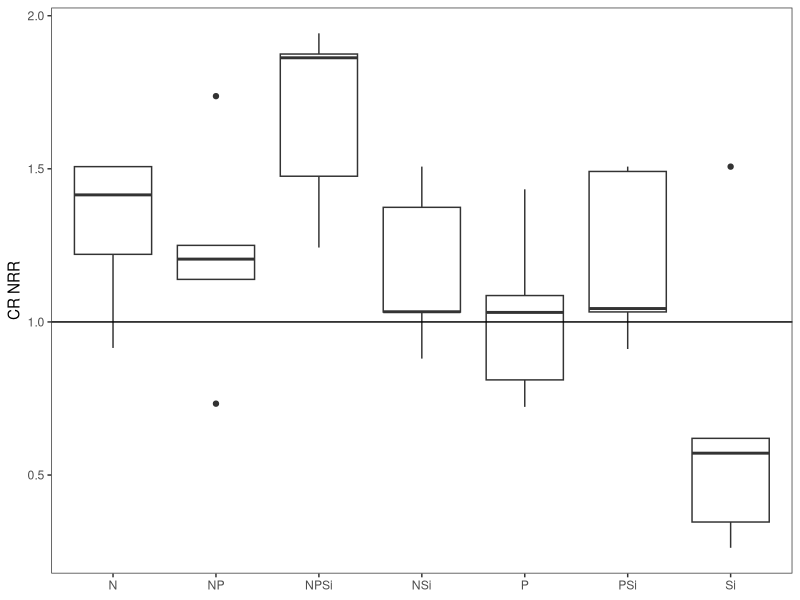
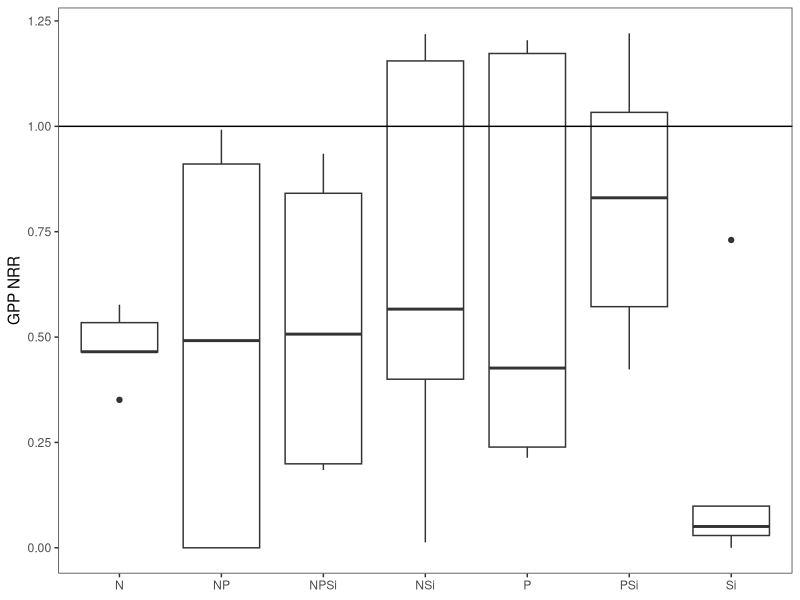
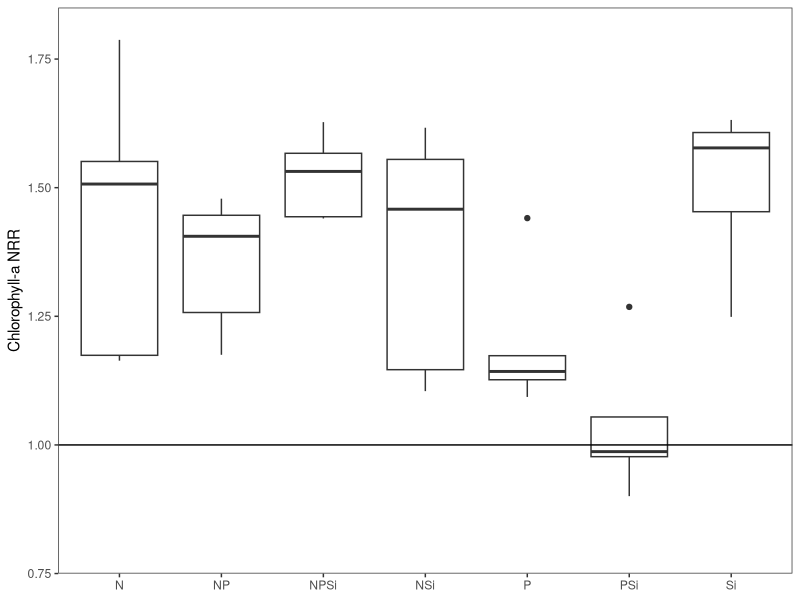
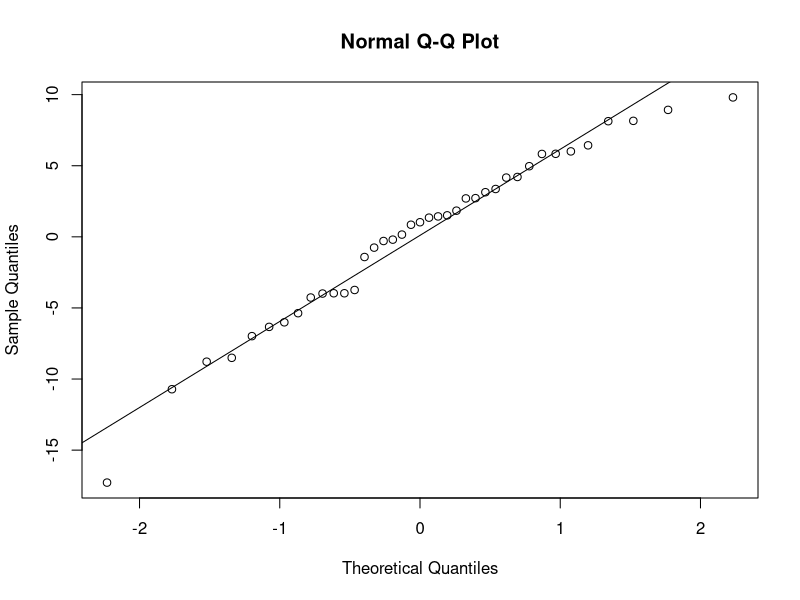
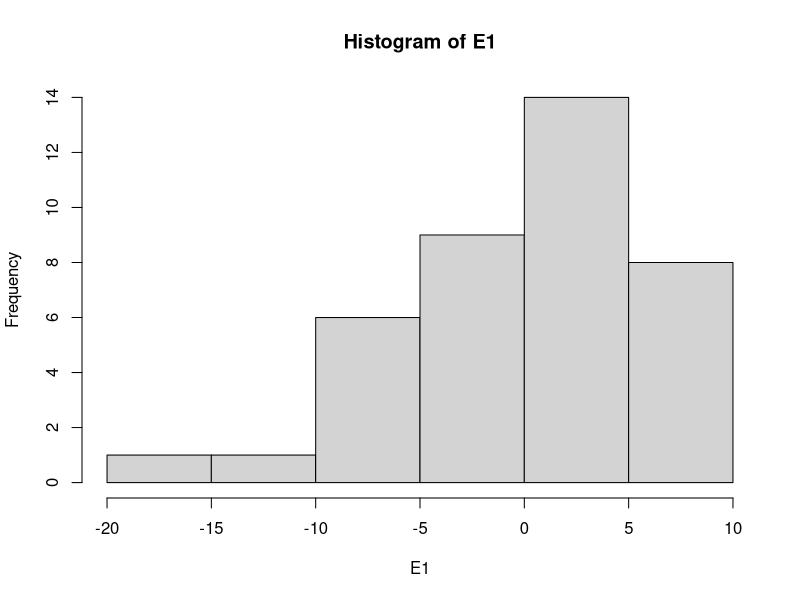
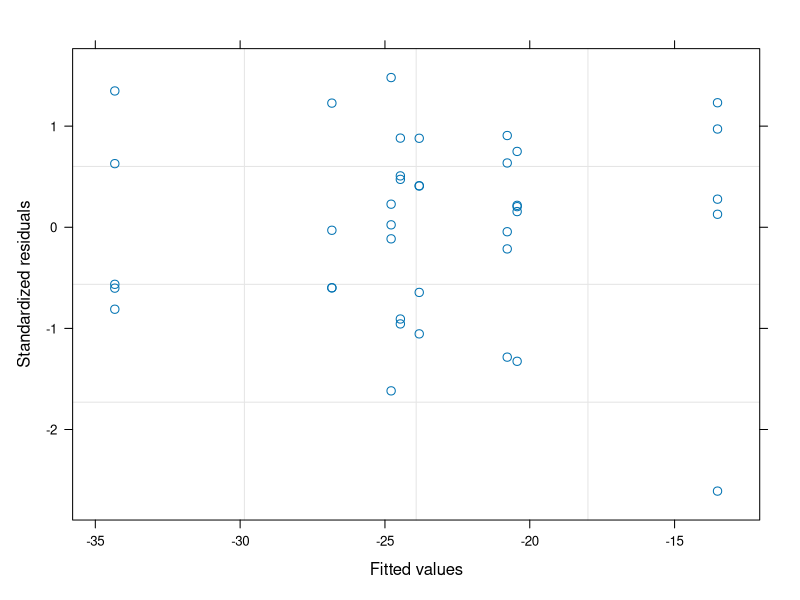

Here is the R script that generated these plots, in order: (Note: this script raises an error after producing the figures.)
#Author:  Clay Arango
#Creation date: 14-Feb-19
#Script to analyze NDS data from Summer 2018 WSB work with S. Roley and A. Alexiades

#packages
install.packages("nlme")
install.packages("nortest")
install.packages("dplyr")
install.packages("multcomp")
install.packages("MASS")
install.packages("ggplot2")
library(nlme)
library(nortest)
library(plyr)
library(dplyr)
library(multcomp)
library(MASS)
library(ggplot2)

#Load data
aht_summer <- read.table(file="aht_summer.csv", header=T, sep=",")

#set variable
d = aht_summer

#evaluate data to make sure factors are correct
names(d)
unique(d$nutrient) #control, N, NP, NPSi, NSi, P, PSi, Si
unique(d$N) #should be 0 and 1
unique(d$P) #should be 0 and 1
unique(d$Si) #should be 0 and 1
unique(d$top) #should be "sponge" and "glass"
#if need to change, use recode function below. 
d$top<-recode(d$top, "cellulose" ="sponge")
str(d)

#convert N and P vand Si alues (0 or 1 for absence or presence) to factors
d$N<-as.factor(d$N)
d$P<-as.factor(d$P)
d$Si<-as.factor(d$Si)
str(d)

#subset data into gpp and cr response
d.cr = subset(d, top=="sponge", data=d)
d.gpp = subset(d, top=="glass", data=d)

#calculate nrr for cr
x<-ddply(d.cr, "nutrient", summarise, ave_cr = mean(cr.area, na.rm=T)) #changed to ddply b/c allows
#to specify by column name - I had a csv file with the relevant column in a different position.
x
d.cr$cr.nrr = d.cr$cr.area/-20.436057 #divide by control ave_cr

#calculate nrr for gpp and chla
x<- ddply(d.gpp, "nutrient", summarise, ave_gpp = mean(gpp.area, na.rm=T), ave_chla = mean(chla_ug_cm2, na.rm=T)) 
x
d.gpp$gpp.nrr = d.gpp$gpp.area/6.354663 #divide by control ave_gpp
d.gpp$chla.nrr = d.gpp$chla_ug_cm2/2.985545 #divide by control ave_chla

###############
#plots of NRR
##############
ggplot(data=subset(d.cr, !(nutrient=="control")), aes(x=nutrient, y=cr.nrr))+geom_boxplot()+theme_bw()+
  ylab("CR NRR")+geom_abline(slope = 0, intercept = 1)+
  theme(axis.title.x=element_blank(), panel.grid.minor=element_blank(), panel.grid.major=element_blank())

ggplot(data=subset(d.gpp, !(nutrient=="control")), aes(x=nutrient, y=gpp.nrr))+geom_boxplot()+theme_bw()+
  ylab("GPP NRR")+geom_abline(slope = 0, intercept = 1)+
  theme(axis.title.x=element_blank(), panel.grid.minor=element_blank(), panel.grid.major=element_blank())

ggplot(data=subset(d.gpp, !(nutrient=="control")), aes(x=nutrient, y=chla.nrr))+geom_boxplot()+theme_bw()+
  ylab("Chlorophyll-a NRR")+geom_abline(slope = 0, intercept = 1)+ scale_y_continuous(limits=c(0.8,1.8))+
  theme(axis.title.x=element_blank(), panel.grid.minor=element_blank(), panel.grid.major=element_blank())
#one NP value much lower than the rest - need to check it out later!



############################################################
#analyze RESPIRATION data
############################################################

M1<-gls(cr.area~N*P*Si, data=d.cr, na.action=na.omit)
E1<-residuals(M1)
qqnorm(E1)
qqline(E1)
ad.test(E1)
   #residuals are more-or-less normally distributed, p=0.06625. A lot of wiggle around QQ line
hist(E1) #ok
plot(M1)# a little bit heteroscedastic but not dramatically so. less variation as values increase

plot(filter(d.cr, !is.na(cr.area)) %>% dplyr::select(nutrient), 
     E1, xlab="nutrient", ylab="Residuals")
bartlett.test(cr.area~nutrient, data=d.cr)
   #variance test OK

anova(M1)
  #P and NPSi interaction signficant. in figure, Si appears higher, NP lower, all others equal to Control

ggplot(data=d.cr, aes(x=nutrient, y = cr.area))+geom_boxplot()

x <- group_by(d.cr, nutrient) %>%  # Grouping function causes subsequent functions to aggregate by treatment
  summarize(cr.mean = abs(mean(cr.area, na.rm = TRUE)), # na.rm = TRUE to remove missing values
            cr.sd=abs(sd(cr.area, na.rm = TRUE)),  # na.rm = TRUE to remove missing values
            n = sum(!is.na(cr.area)), # of observations, excluding NAs. 
            cr.se=cr.sd/sqrt(n))

ggplot(data=x, aes(x=nutrient, y=cr.mean)) + 
  geom_bar(stat="identity", position=position_dodge(), color = "black") + 
  geom_errorbar(aes(ymin=cr.mean, ymax=cr.mean+cr.se), width=0.2, 
                position=position_dodge(0.9)) + 
  xlab("Nutrient") +
  ylab(expression(Respiration~(ug~O[2]~m^{-2}~h^{-1}))) +
  ylim(0,20) +
  labs(fill="Light") +
  theme_bw() +
  theme(panel.grid.major=element_blank(),
        panel.grid.minor=element_blank(),
        legend.title=element_text(size=6),
        legend.key=element_blank(), 
        legend.position=c(0.5,0.95), 
        legend.text=element_text(size=8), 
        legend.background=element_blank(), 
        legend.direction="horizontal", 
        legend.key.size=unit(0.3, "cm"), 
        axis.title.y=element_text(size=8), 
        axis.title.x=element_text(size=8), 
        axis.text.x=element_text(size=8))


#ggsave('output/figures/Aht_summer_CRNRR.tiff',
#       units="in",
#       width=3.25,
#       height=3.25,
#       dpi=1200,
#       compression="lzw")

############################################################
#analyze the PRODUCTION data
############################################################

M1<-gls(log10(gpp.area+1)~N*P*Si, data=d.gpp, na.action=na.omit) #had to log-transform
E1<-residuals(M1)
qqnorm(E1)
qqline(E1)
ad.test(E1)
  #with log transformation: looks better, p = 0.8947)
  #w/o transformation: residuals not normal (p = 0.012, clear deviation from QQ line)

hist(E1, xlab="residuals", main="")
plot(M1)

plot(filter(d.gpp, !is.na(gpp.area)) %>% dplyr::select(nutrient), 
     E1, xlab="nutrient", ylab="Residuals")
bartlett.test(gpp.area~nutrient, data=d.gpp)
   #variance increases with value, even with transformation. will use kruskal-wallis

ggplot(data=d.gpp, aes(x=nutrient, y = gpp.area))+geom_boxplot()# one funky control value!! check on it!!
anova(M1)#doing anova anyway
#nothing significant

kruskal.test(gpp.area~N+P+Si, data=d.gpp, na.action=na.omit)#kruskal-wallis can only have 1 factor


x <- group_by(d.gpp, nutrient) %>%  # Grouping function causes subsequent functions to aggregate by season and reach
  summarize(gpp.mean = abs(mean(gpp.area, na.rm = TRUE)), # na.rm = TRUE to remove missing values
            gpp.sd=abs(sd(gpp.area, na.rm = TRUE)),  # na.rm = TRUE to remove missing values
            n = sum(!is.na(gpp.area)), # of observations, excluding NAs. 
            gpp.se=gpp.sd/sqrt(n))

ggplot(data=x, aes(x=nutrient, y=gpp.mean)) + 
  geom_bar(stat="identity", position=position_dodge(), color = "black") + 
  geom_errorbar(aes(ymin=gpp.mean, ymax=gpp.mean+gpp.se), width=0.2, 
                position=position_dodge(0.9)) + 
  xlab("Nutrient") +
  ylab(expression(Production~(ug~O[2]~m^{-2}~h^{-1}))) +
  labs(fill="Light") +
  theme_bw() +
  theme(panel.grid.major=element_blank(),
        panel.grid.minor=element_blank(), 
        legend.title=element_text(size=6), 
        legend.key=element_blank(),  
        legend.position=c(0.5,0.95),  
        legend.text=element_text(size=8),  
        legend.background=element_blank(),  
        legend.direction="horizontal",  
        legend.key.size=unit(0.3, "cm"),  
        axis.title.y=element_text(size=8),  
        axis.title.x=element_text(size=8),  
        axis.text.x=element_text(size=8))

#ggsave('output/figures/gppByNutrient.tiff',
#       units="in",
#       width=3.25,
#       height=3.25,
#       dpi=1200,
#       compression="lzw")


#BELOW HERE IS NOT EDITED





############################################################
#analyze the CHL-A biomass on disks

M1<-gls(chla~N*P*light, data=roza_sum.chla, na.action=na.omit)
E1<-residuals(M1)
qqnorm(E1)
qqline(E1)
ad.test(E1)
  #residuals look bad (p=0.001)
hist(E1)
plot(M1)

vf1 = varIdent(form = ~ 1|N*P)
vf2 = varIdent(form = ~ 1|light)
vf3 = varIdent(form = ~ 1|N*P*light)
vf4 = varPower(form = ~ fitted(.)) 
vf5 = varExp(form = ~ fitted(.))
vf6 = varConstPower(form = ~ fitted(.))
vf7 = varExp(form = ~ fitted(.)|nutrient)

M2<-gls(chla~N*P*light, data=roza_sum.chla, na.action=na.omit, weights=vf1)
M3<-gls(chla~N*P*light, data=roza_sum.chla, na.action=na.omit, weights=vf2)
M4<-gls(chla~N*P*light, data=roza_sum.chla, na.action=na.omit, weights=vf3)
M5<-gls(chla~N*P*light, data=roza_sum.chla, na.action=na.omit, weights=vf4)
M6<-gls(chla~N*P*light, data=roza_sum.chla, na.action=na.omit, weights=vf5)
M7<-gls(chla~N*P*light, data=roza_sum.chla, na.action=na.omit, weights=vf6)
M8<-gls(chla~N*P*light, data=roza_sum.chla, na.action=na.omit, weights=vf7)

anova(M1,M2,M3,M4,M5,M6,M7,M8)

#M3 is best on AIC

E3<-residuals(M3)
qqnorm(E3)
qqline(E3)
ad.test(E3)
#residuals are not normal (p=0.001)
hist(E3, xlab="residuals", main="")
plot(M3)
  #hist and plot look good

plot(filter(roza_sum.chla, !is.na(chla)) %>% dplyr::select(light), 
     E3, xlab="light", ylab="Residuals")
bartlett.test(chla~light, data=roza_sum.chla)

plot(filter(roza_sum.chla, !is.na(chla)) %>% dplyr::select(nutrient), 
     E3, xlab="nutrient", ylab="Residuals")
bartlett.test(chla~nutrient, data=roza_sum.chla)

anova(M3)

#light is significant and N and P separately interact with light

x<-roza_sum.chla[complete.cases(roza_sum.chla$chla),]

with(x, 
     interaction.plot(nutrient,light,chla, 
                      ylim=c(0,1.5),lty=c(1,12),lwd=2,ylab="Chlorophyll a", 
                      xlab="Nutrient", trace.label="Light"))

x <- group_by(roza_sum.chla, nutrient, light) %>%  # Grouping function causes subsequent functions to aggregate by season and reach
  summarize(chla.mean = mean(chla, na.rm = TRUE), # na.rm = TRUE to remove missing values
            chla.sd=sd(chla, na.rm = TRUE),  # na.rm = TRUE to remove missing values
            n = sum(!is.na(chla)), # of observations, excluding NAs. 
            chla.se=chla.sd/sqrt(n))

ggplot(data=x, 
       aes(x=nutrient, y=chla.mean, fill=light)) + 
  geom_bar(stat="identity", position=position_dodge(), color = "black") + 
  geom_errorbar(aes(ymin=chla.mean, ymax=chla.mean+chla.se), width=0.2, 
                position=position_dodge(0.9)) + 
  scale_fill_manual(values=c("white","black")) +
  xlab("Nutrient") +
  ylab(expression(Chlorophyll~a~(ug~cm^{-2}))) +
  ylim(0,1.7) +
  labs(fill="Light") +
  theme_bw() +
  theme(panel.grid.major=element_blank(), 
        panel.grid.minor=element_blank(), 
        legend.title=element_text(size=6), 
        legend.key=element_blank(), 
        legend.position=c(0.5,0.95), 
        legend.text=element_text(size=8), 
        legend.background=element_blank(), 
        legend.direction="horizontal", 
        legend.key.size=unit(0.3, "cm"), 
        axis.title.y=element_text(size=8), 
        axis.title.x=element_text(size=8), 
        axis.text.x=element_text(size=8))

ggsave('output/figures/chlaByNutrientLight.tiff',
       units="in",
       width=3.25,
       height=3.25,
       dpi=1200,
       compression="lzw")



############################################################
############################################################
#calculate nrr mean and standard error
x1 <- group_by(roza_sum, nutrient, light) %>%  # Grouping function causes subsequent functions to aggregate by season and reach
  summarize(chla.nrr.mean = mean(chla.nrr, na.rm = TRUE), # na.rm = TRUE to remove missing values
            chla.nrr.sd=sd(chla.nrr, na.rm = TRUE),  # na.rm = TRUE to remove missing values
            chla.n = sum(!is.na(chla.nrr)), # of observations, excluding NAs. 
            chla.nrr.se=chla.nrr.sd/sqrt(chla.n))


x2 <- group_by(roza_sum, nutrient, light) %>%  # Grouping function causes subsequent functions to aggregate by season and reach
  summarize(gpp.nrr.mean = mean(gpp.nrr, na.rm = TRUE), # na.rm = TRUE to remove missing values
            gpp.nrr.sd=sd(gpp.nrr, na.rm = TRUE),  # na.rm = TRUE to remove missing values
            gpp.n = sum(!is.na(gpp.nrr)), # of observations, excluding NAs. 
            gpp.nrr.se=gpp.nrr.sd/sqrt(gpp.n))

x3 <- group_by(roza_sum, nutrient, light) %>%  # Grouping function causes subsequent functions to aggregate by season and reach
  summarize(cr.nrr.mean = mean(cr.nrr, na.rm = TRUE), # na.rm = TRUE to remove missing values
            cr.nrr.sd=sd(cr.nrr, na.rm = TRUE),  # na.rm = TRUE to remove missing values
            cr.n = sum(!is.na(cr.nrr)), # of observations, excluding NAs. 
            cr.nrr.se=cr.nrr.sd/sqrt(cr.n))

roza_sum.nrr<-cbind(x1,x2,x3)
roza_sum.nrr <- roza_sum.nrr[, !duplicated(colnames(roza_sum.nrr))]
write.csv(roza_sum.nrr, "roza_sum.nrr.csv")
